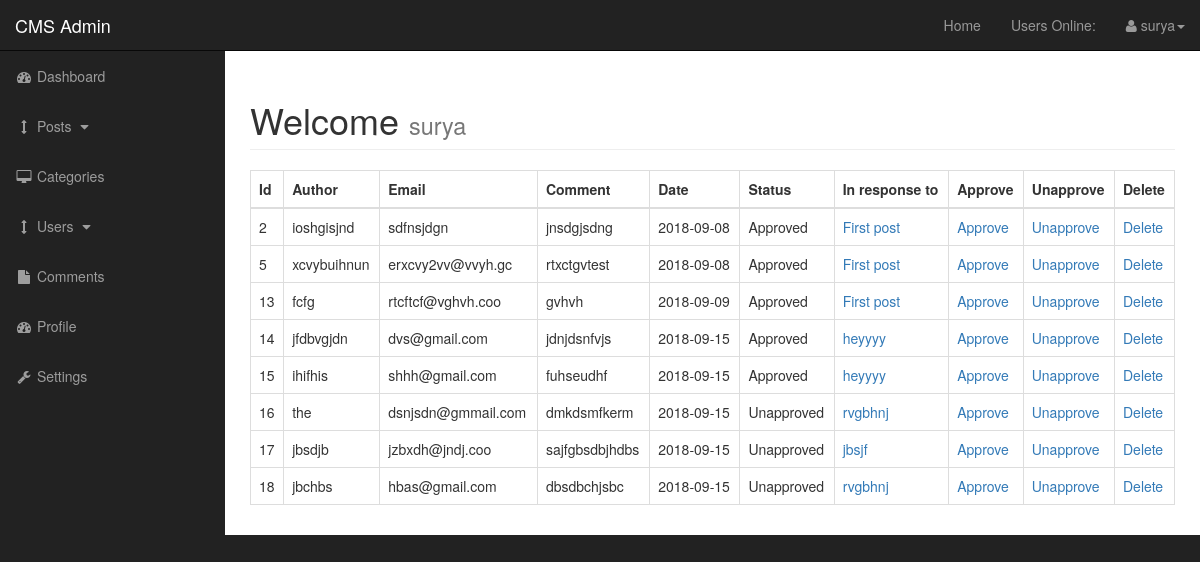
The page /admin/comments.php (signed in) on the database as committed earlier.
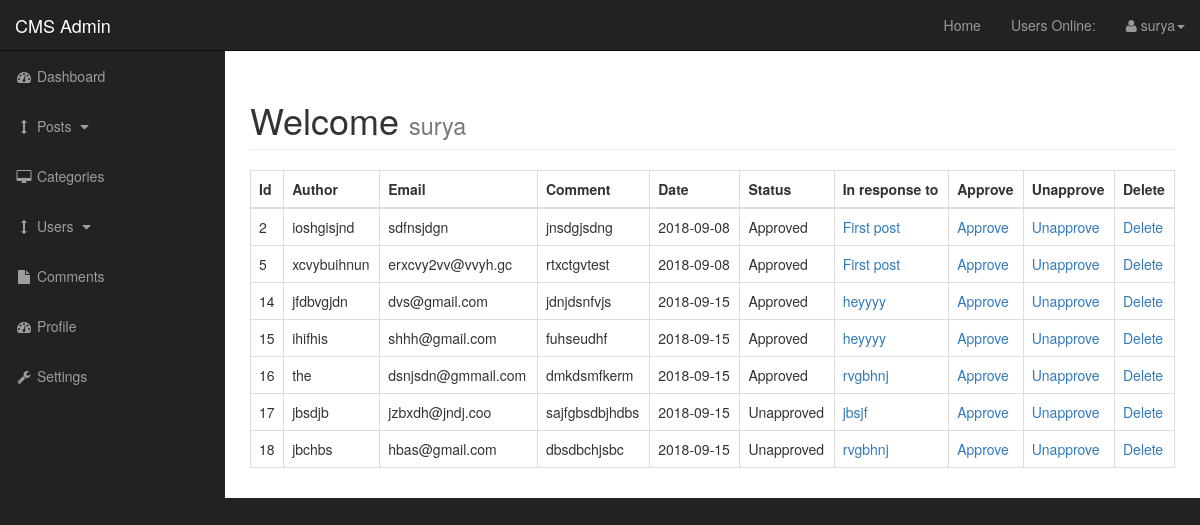
The same page on the database as committed later.
### tables this page shows
CREATE TABLE `comments` (
  `comment_id` int(5) NOT NULL,
  `comment_post_id` int(5) NOT NULL,
  `comment_author` varchar(255) NOT NULL,
  `comment_email` varchar(255) NOT NULL,
  `comment_content` text NOT NULL,
  `comment_status` varchar(255) NOT NULL,
  `comment_date` date NOT NULL
);

CREATE TABLE `posts` (
  `post_id` int(10) NOT NULL,
  `post_category_id` int(10) NOT NULL,
  `post_title` varchar(255) NOT NULL,
  `post_author` varchar(255) NOT NULL,
  `post_user` varchar(255) NOT NULL,
  `post_date` date NOT NULL,
  `post_image` text NOT NULL,
  `post_content` text NOT NULL,
  `post_tags` varchar(255) NOT NULL,
  `post_comment_count` int(10) NOT NULL,
  `post_status` varchar(255) NOT NULL DEFAULT 'draft',
  `post_views_count` int(10) NOT NULL
);

### admin/includes/view_all_comments.php (the view, shortened to what this page needs)
<table class= "table table-bordered table-hover">
<thead>
    <tr>
        <th>Id</th>
        <th>Author</th>
        <th>Email</th>
        <th>Comment</th>
        <th>Date</th>
        <th>Status</th>
        <th>In response to</th>
        <th>Approve</th>
        <th>Unapprove</th>
        <th>Delete</th>
    </tr>
</thead>
<tbody>
<?php
   $query = "SELECT * FROM comments";
   $select_comments = mysqli_query($connection, $query);
   while($row = mysqli_fetch_assoc( $select_comments))
   {
        $comment_id  =  $row['comment_id'];
        $comment_author  =  $row['comment_author'];
        $comment_email =  $row['comment_email'];
        $comment_content  =  $row['comment_content'];
        $comment_status  =  $row['comment_status'];
        $comment_date =  $row['comment_date'];
        $comment_post_id  =  $row['comment_post_id'];
        echo "<tr>";
        echo "<td>{$comment_id}</td>";
        echo "<td>{$comment_author}</td>";
        echo "<td>{$comment_email}</td>";
        echo "<td>{$comment_content}</td>";
        echo "<td>{$comment_date}</td>";
        echo "<td>{$comment_status}</td>";
           $query = "SELECT * FROM posts WHERE post_id = $comment_post_id";
           $select_post_comment = mysqli_query($connection, $query);
           while($row =mysqli_fetch_assoc($select_post_comment)) {
           $comment_post_id = $row['post_id'];
           $comment_post_title = $row['post_title'];
           echo "<td><a href='../post.php?p_id=$comment_post_id'>{$comment_post_title}</td>";
           }
        echo "<td><a href='comments.php?approve={$comment_id}'>Approve</a></td>";
        echo "<td><a href='comments.php?unapprove={$comment_id}'>Unapprove</a></td>";
        echo "<td><a href='comments.php?delete={$comment_id}'>Delete</a></td>";
        echo "</tr>";
   }
?>
</tbody>
</table>

Rows that differ between the two databases and show on the page:
removed comments: comment_id "13", comment_author "fcfg", comment_email "rtcftcf@vghvh.coo", comment_content "gvhvh", comment_date "2018-09-09", comment_status "Approved", posts (post_title "First post")
changed comments "the": comment_status "Unapproved" → "Approved"
